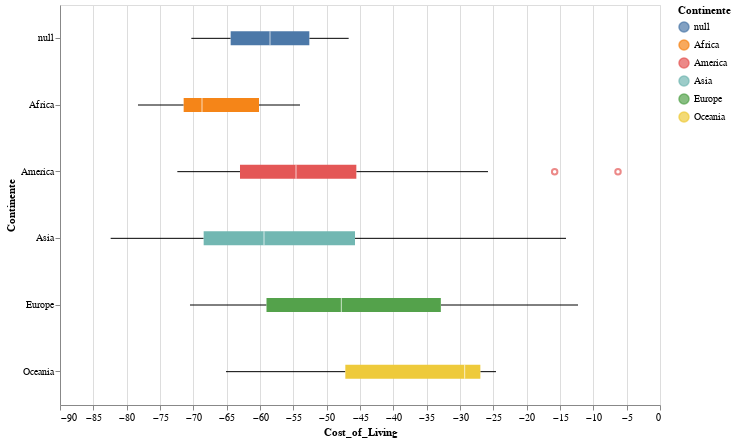

Here is the notebook cell this chart was saved with:
### Code cell
alt.Chart(out_cost).mark_boxplot().encode(
    x='Cost_of_Living',
    y='Continente',
    color = 'Continente',
    tooltip=['Country', 'Cost_of_Living']
).interactive().properties(
    width=600,
    height=400
)

### Figure 1 — Vega-Lite specification as saved in the notebook (floating-point values rounded to 4 significant figures; data arrays with more than 128 entries replaced by an {"elided": "..."} marker saying what was removed)
{"config": {"view": {"continuousWidth": 400, "continuousHeight": 300}}, "data": {"name": "data-cb2dea229b5956cdfaba81973bf86070"}, "mark": "boxplot", "encoding": {"color": {"type": "nominal", "field": "Continente"}, "tooltip": [{"type": "nominal", "field": "Country"}, {"type": "quantitative", "field": "Cost_of_Living"}], "x": {"type": "quantitative", "field": "Cost_of_Living"}, "y": {"type": "nominal", "field": "Continente"}}, "height": 400, "selection": {"selector002": {"type": "interval", "bind": "scales", "encodings": ["x", "y"]}}, "width": 600, "$schema": "https://vega.github.io/schema/vega-lite/v4.8.1.json", "datasets": {"data-cb2dea229b5956cdfaba81973bf86070": {"elided": "140 records"}}}
